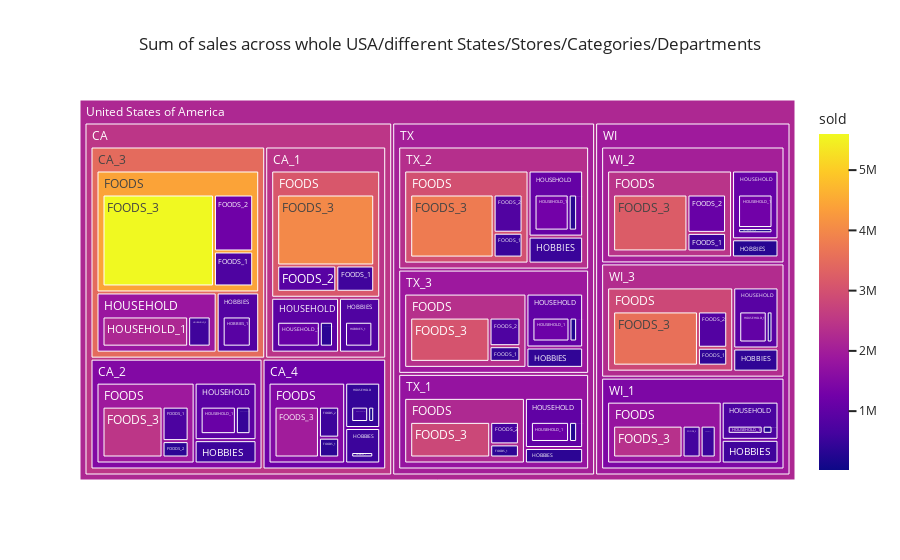

The code cell stored with this chart in its notebook:
### Markdown cell above
So, I think the columns of calender_d should be dropped...

### Code cell
import plotly.express as px

#for plotting the below graph its very much needed



group = df.groupby(['state_id','store_id','cat_id','dept_id'],as_index=False)['sold'].sum().dropna()
group['USA'] = 'United States of America'
group.rename(columns={'state_id':'State','store_id':'Store','cat_id':'Category','dept_id':'Department','item_id':'sold'},inplace=True)

group = group[group['sold']!=0]

#only the code above will remove the zero divivsion error in vscode jupyter extension not to be used in jupyter notebook.

fig = px.treemap(group, path=['USA','State', 'Store', 'Category', 'Department'], values='sold',
                  color='sold',
                  title='Sum of sales across whole USA/different States/Stores/Categories/Departments')
fig.update_layout(template='seaborn')
fig.show()

### Figure 1 — Plotly figure (JSON) as saved in the notebook; plotly's stock layout.template omitted (floating-point values rounded to 4 significant figures; data arrays with more than 128 entries replaced by an {"elided": "..."} marker saying what was removed)
{"data": [{"branchvalues": "total", "customdata": {"elided": "754x1 float values"}, "domain": {"x": [0, 1], "y": [0, 1]}, "hovertemplate": "labels=%{label}<br>sold_sum=%{value}<br>parent=%{parent}<br>id=%{id}<br>sold=%{color}<extra></extra>", "ids": {"elided": "754 str values"}, "labels": {"elided": "754 str values"}, "marker": {"coloraxis": "coloraxis", "colors": {"elided": "754 float values"}}, "name": "", "parents": {"elided": "754 str values"}, "type": "treemap", "values": {"elided": "754 int values"}}], "layout": {"coloraxis": {"colorbar": {"title": {"text": "sold"}}, "colorscale": [[0, "#0d0887"], [0.1111, "#46039f"], [0.2222, "#7201a8"], [0.3333, "#9c179e"], [0.4444, "#bd3786"], [0.5556, "#d8576b"], [0.6667, "#ed7953"], [0.7778, "#fb9f3a"], [0.8889, "#fdca26"], [1, "#f0f921"]]}, "legend": {"tracegroupgap": 0}, "title": {"text": "Sum of sales across whole USA/different States/Stores/Categories/Departments"}}}
